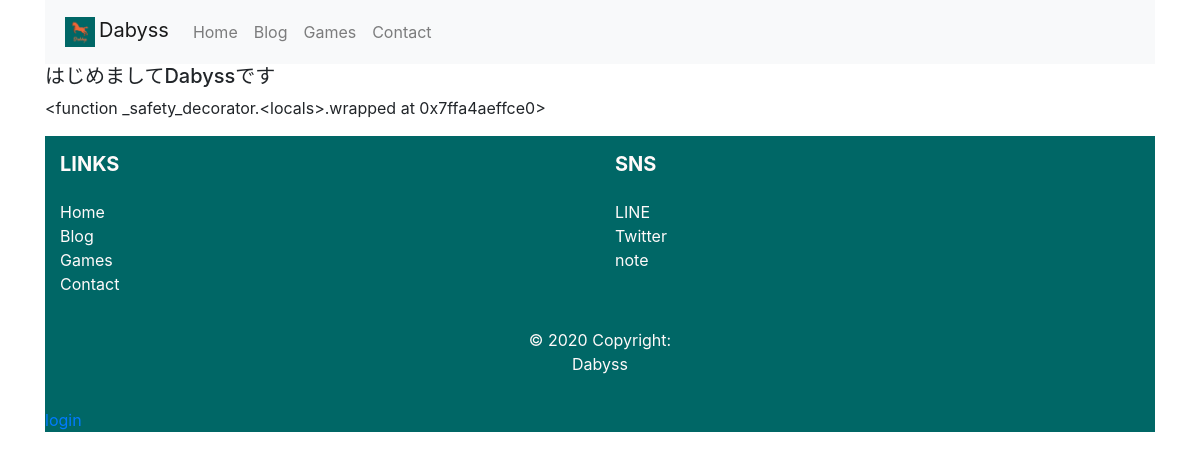
Page /articles/blog/1/ on the earlier database version.
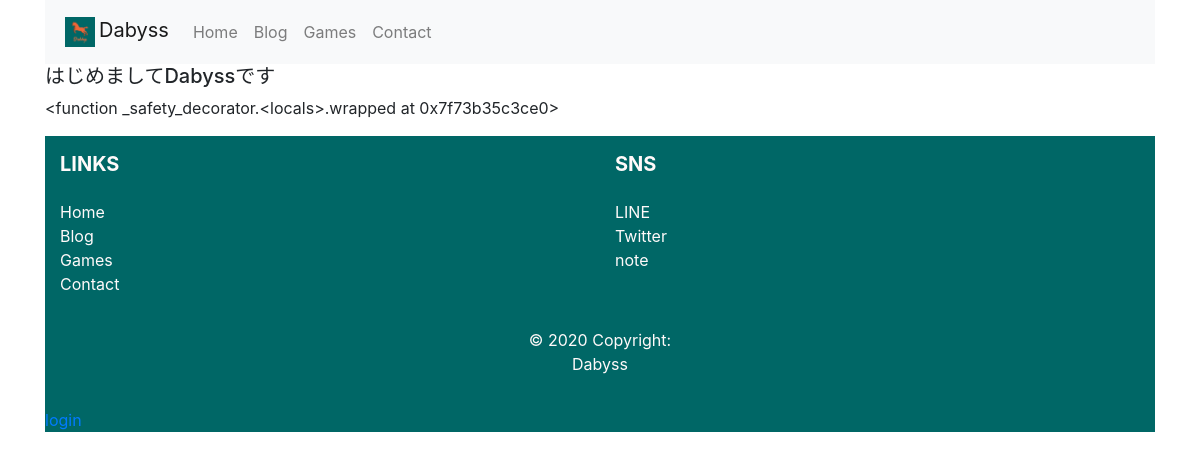
Same page on the later database version.
### articles/models.py (models this page shows, shortened)
class BlogArticle(models.Model):
    title = models.CharField(max_length=40)
    summary = models.TextField('概要', blank=False)
    text = MarkdownxField('本文', help_text='Markdown形式で書いてください。')
    date = models.DateTimeField(blank=False)
    sumnail = models.ImageField(
        upload_to='blog_sumnail/',
        default="logo_Dabyss.png")

### articles/views.py (the view)
# urls.py: path('blog/<int:pk>/', BlogDetailView.as_view(), name="blogdetail"),
class BlogDetailView(DetailView):
    template_name = "blog/detailview.html"
    model = BlogArticle
    context_object_name = 'blog'

### articles/templatetags/markdownx.py (called while the page is built)
@register.filter
def markdown_to_html(text):
    return mark_safe(markdownify(text))

### templates/blog/detailview.html
{% extends "base.html" %}
{% load static %}
{% load markdownx %}
{% block content %}
<h5>{{ blog.title }}</h5>
<p>{{ blog.text | markdown_to_html }}</p>
{% endblock %}

Differences in the rows shown:
changed BlogArticle "はじめましてDabyssです": text "<function _safety_decorator.<locals>.wrapped at 0x7ffa4aeffce0>" → "<function _safety_decorator.<locals>.wrapped at 0x7f73b35c3ce0>"
